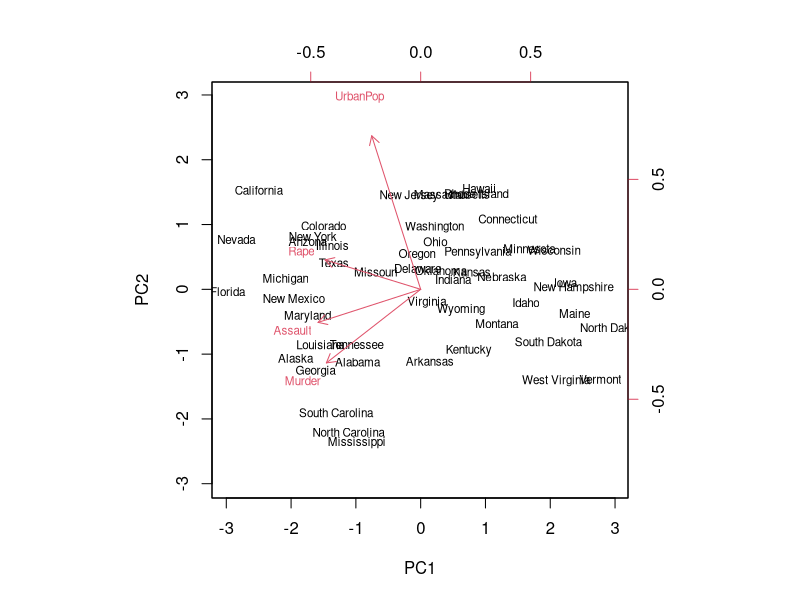
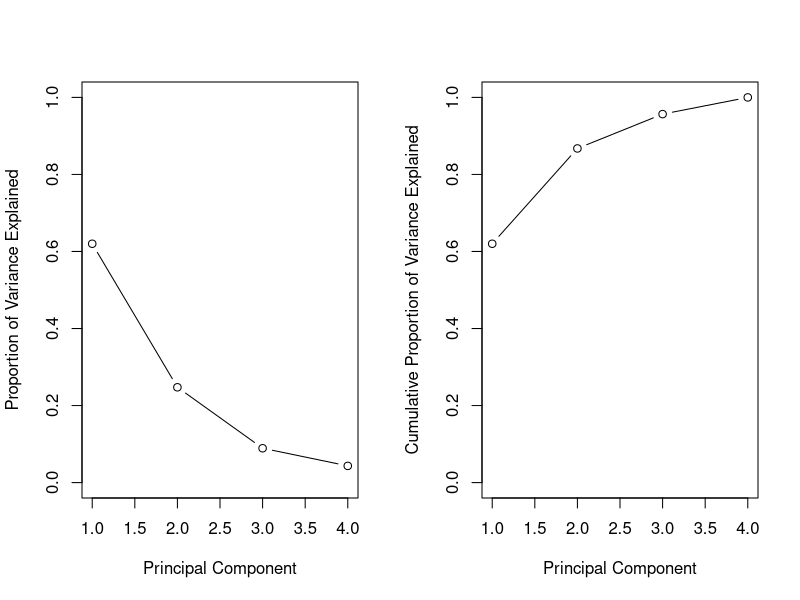
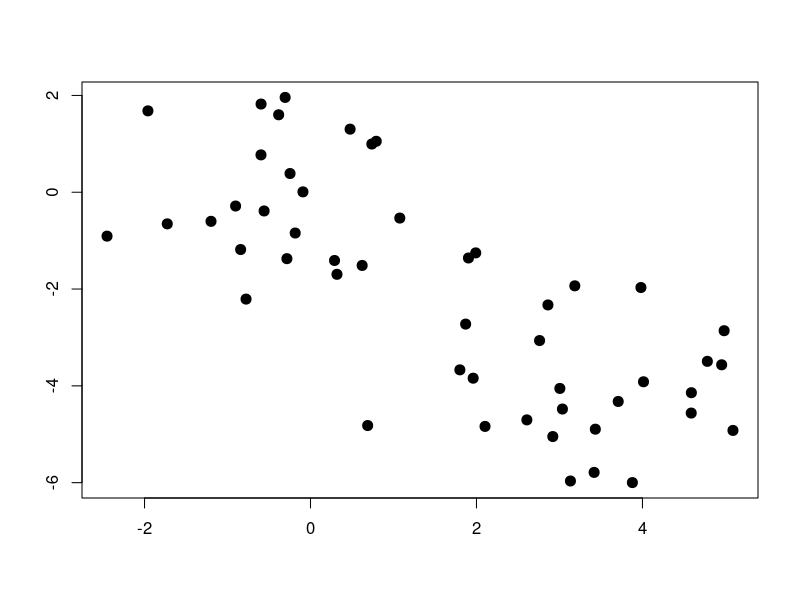
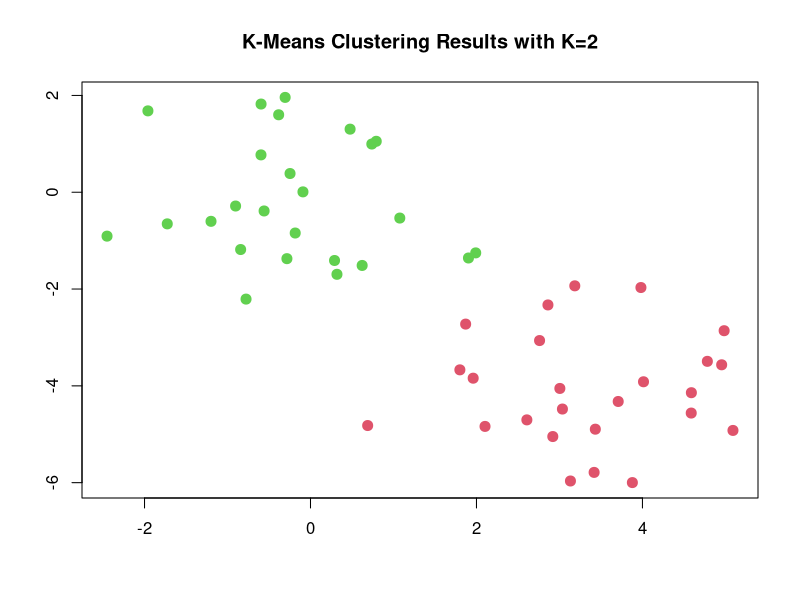
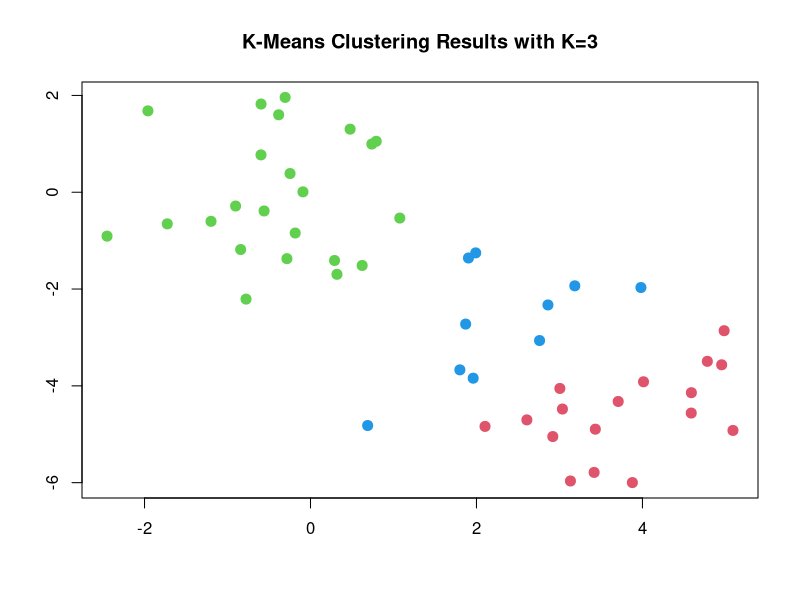
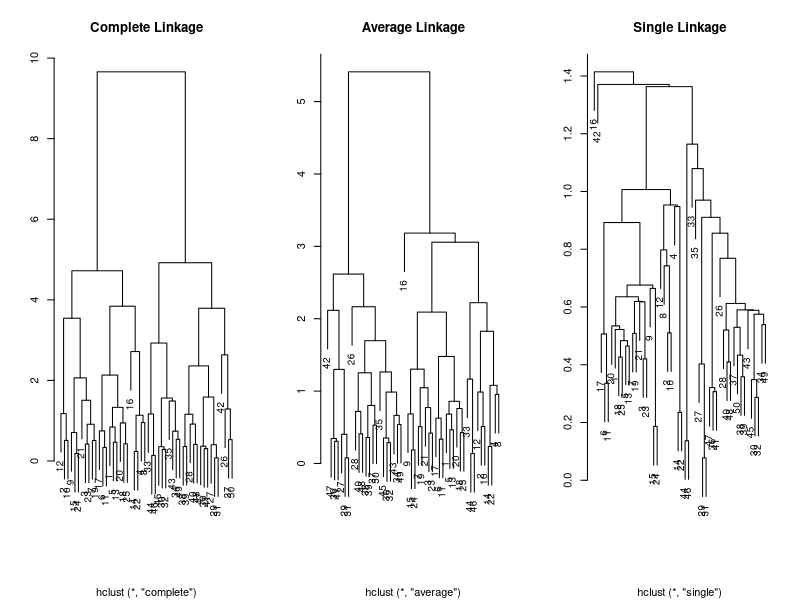
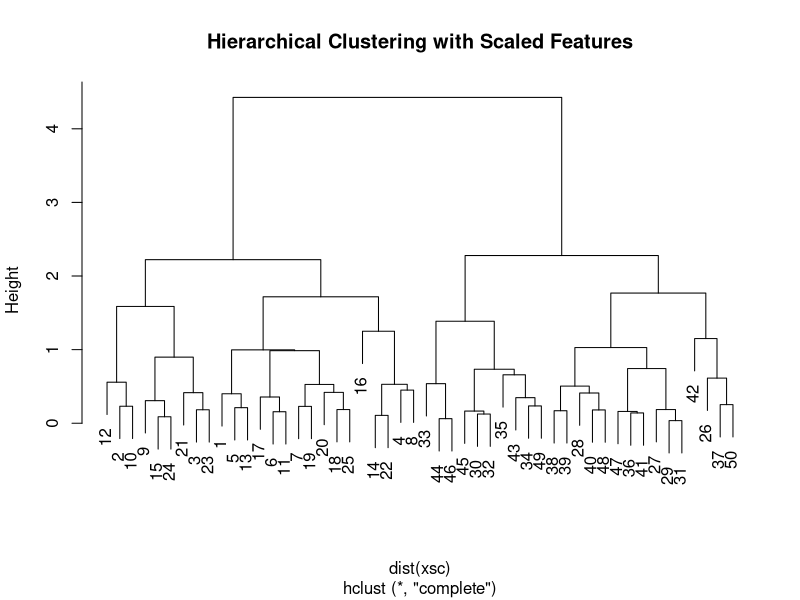
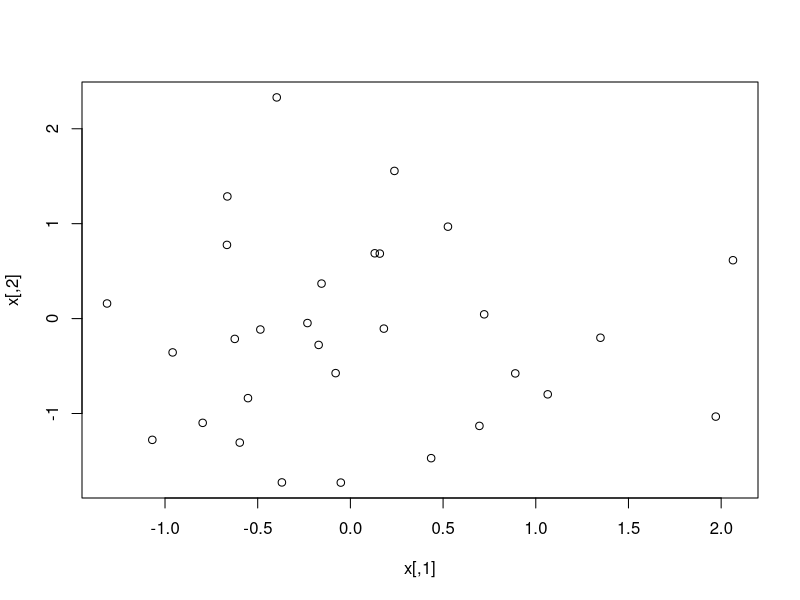

Reproduce these figures in R, in order.
## Lab 10 Unsupervised Learning Methods

## Lab 10.1: Principal Component Analysis
## We perform PCA on the USArrests data set.
## The row of the data set contain 50 states, in alphabetical order.
states <-row.names(USArrests)
states


## The column of the data contain the four variables.
names(USArrests)

## 4 variables have vastly different means and variance, hence it is important to standarize the variables to have mean zero and std one before performing PCA.
apply(USArrests, 2, mean)
apply(USArrests, 2, var)


## prcomp() function is used to perform PCA
## By default, the prcomp() function centers the variables to have mean zero.
## By using the option scale=TRUE, we scale the variables to have deviation one.
pr.out <-prcomp(USArrests, scale. = TRUE)
names(pr.out)


## The center and scale components correspond to the means and standard deviations of the variables that were used for scaling prior to implementing PCA.
pr.out$center
pr.out$scale

## The rotation matrix provides the principal component loadings, each column contaisn the corresponding PC loading vector.
pr.out$rotation

## The 50 by 4 matrix x has its columns the principal component score vectors, i.e. the kth column is the kth PC score vector.
dim(pr.out$x)

## We can plot the first two principal components as follows
## The scale=0 argument to biplot() ensures that the arrows are scaled to represent the loadings,
## other values for scale give slightly different biplots with different interpretations.
biplot(pr.out, scale=0, cex=0.7)

## prcomp() function aslo outputs the standard deviation of each principal component.
pr.out$sdev

## The variance explained by each principal component.
pr.var <-pr.out$sdev^2

## The proportion of variance explained by each principal component.
pve <-pr.var/sum(pr.var)
pve
cumsum(pr.var)/sum(pr.var)

## We can plot the PVE explained by each component, as well as the cumulative PVE, as follows.
par(mfrow=c(1,2))
plot(pve, xlab="Principal Component", ylab="Proportion of Variance Explained", ylim=c(0,1), type='b')
plot(cumsum(pve), xlab="Principal Component", ylab="Cumulative Proportion of Variance Explained", ylim=c(0,1), type='b')
par(mfrow=c(1,1))


## Lab 10.2: K-means clustering
## Simulation data: two clusters; the first 25 observations have a mean shift relative to the next 25 observations.
set.seed(2)
x <-matrix(rnorm(50*2), ncol=2)
x[1:25, 1] <-x[1:25, 1] +3
x[1:25, 2] <-x[1:25, 2] -4
plot(x, xlab="", ylab="",pch=20, cex=2)

## The cluster assignments of the 50 observations are contained.
## kmeans() performs K-means clustering in R.
## If a value of nstart greater than one used, then K-means clustering will be performed using multiple random assignments for the starting values.
km.out <-kmeans(x, 2, nstart=20)
km.out$cluster

## We plot the data, with each observation colored according to its cluster assignment
plot(x, col=(km.out$cluster+1), main="K-Means Clustering Results with K=2", xlab="", ylab="", pch=20, cex=2)

## We redo everything setting the number of clusters to be 3
set.seed(4)
km.out <-kmeans(x, 3, nstart=20)
km.out
plot(x, col=(km.out$cluster+1), main="K-Means Clustering Results with K=3", xlab="", ylab="", pch=20, cex=2)

## Here we compare using nstart=1 to nstart=20
## Note km.out$tot.withinss is the total within-cluster sum of squares, which we seek to minimize by performing K-means clustering.
set.seed(4)
km.out <-kmeans(x, 3, nstart=1)
km.out$tot.withinss
km.out <-kmeans(x, 3, nstart=20)
km.out$tot.withinss
## We strongly recommend always running K-menas clustering with a large value of nstart, such as 20 or 50, since otherwise an undesirable local optimum may be obtained.









## Lab 10.3: Hierarchical clustering
## hclust() function implements hierarchical clustering in R.
## dist() function is used to compute the 50 by 50 inter-observation Euclidean distance matrix.
hc.complete <-hclust(dist(x), method="complete")
hc.average <-hclust(dist(x), method="average")
hc.single <-hclust(dist(x), method="single")

par(mfrow=c(1,3))
plot(hc.complete, main="Complete Linkage", xlab="", ylab="", cex=0.9)
plot(hc.average, main="Average Linkage", xlab="", ylab="", cex=0.9)
plot(hc.single, main="Single Linkage", xlab="", ylab="", cex=0.9)

## To determine the cluster labels for each obervations associated with a given cut of the dendrogram, we can use the cutree() function.
cutree(hc.complete, 2)
cutree(hc.average, 2)
cutree(hc.single, 2)
## Complete and average linkage generally separate the obervaitons into their correct groups.
## Single linkage identifies one points as belonging to its own cluster. 
## A more sensible answer is obtained when four clusters are selected, although there are still two singletons.
cutree(hc.single, 4)

## To scale the variables before performing hierarchical clustering of the observations, we use scale() function.
xsc <-scale(x)
par(mfrow=c(1,1))
plot(hclust(dist(xsc), method="complete"), main="Hierarchical Clustering with Scaled Features")

## Correlation-based distance can be computed using the as.dist() function, which converts an arbitrary square symmetric matrix into a form 
## that the hclust() function recognizes as a distance matrix.
## However this only makes sense for data with at least three features since the abslute correlation between any two observations with measurements on two features is always 1
## Hence we will cluster a three-dimensioinal data set.
x <-matrix(rnorm(30*3), ncol=3)
plot(x)
## Similar shape corresponds to the correlation closer to one, hence we consider one minus the correlation, The closer to zero this value is, the more similarity we have.
dd <-as.dist(1-cor(t(x)))
plot(hclust(dd, method="complete"), main="Complete Linkage with Correlation-Based Distance", xlab="", sub="")
